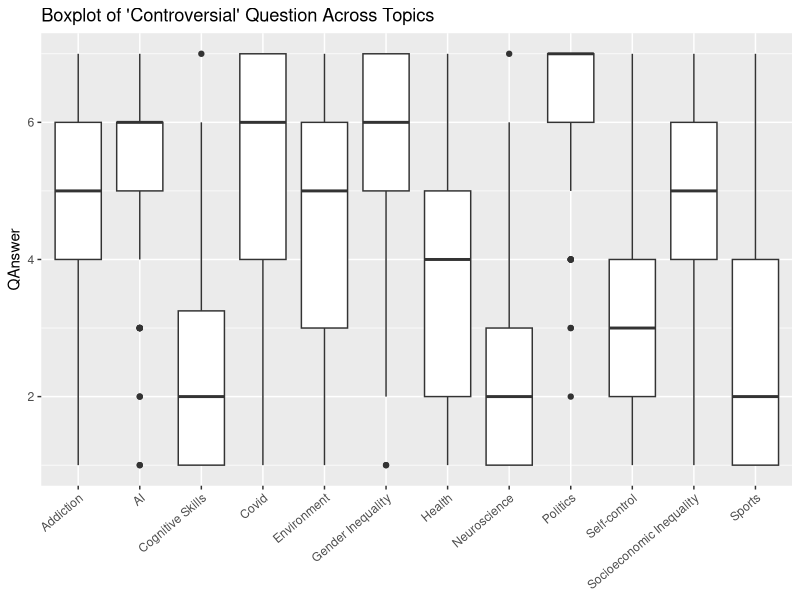
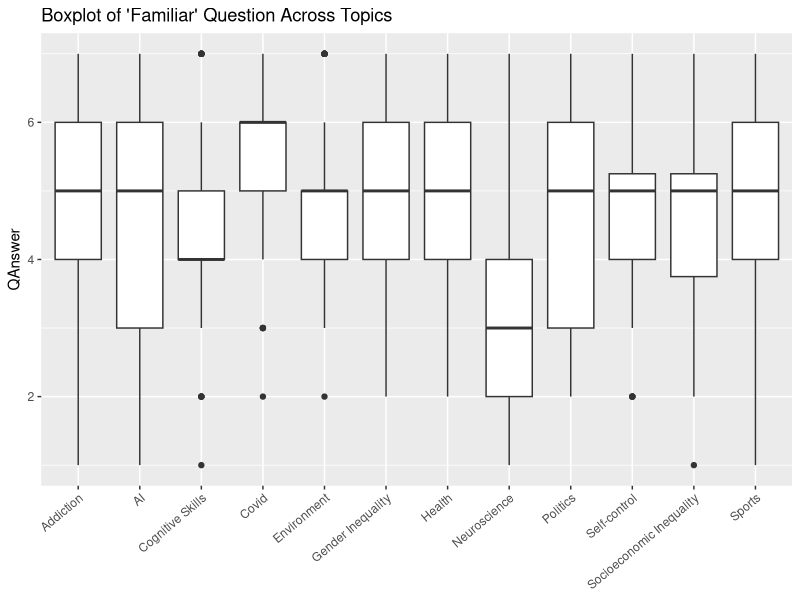
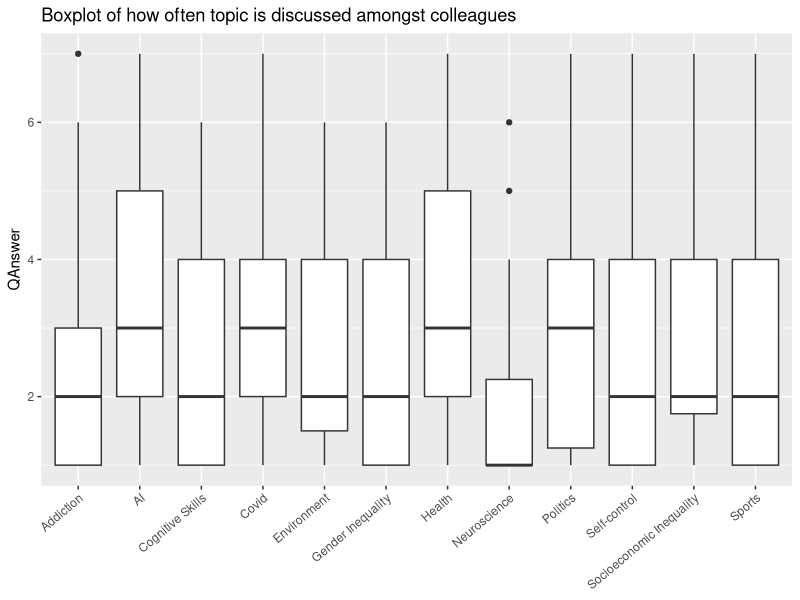
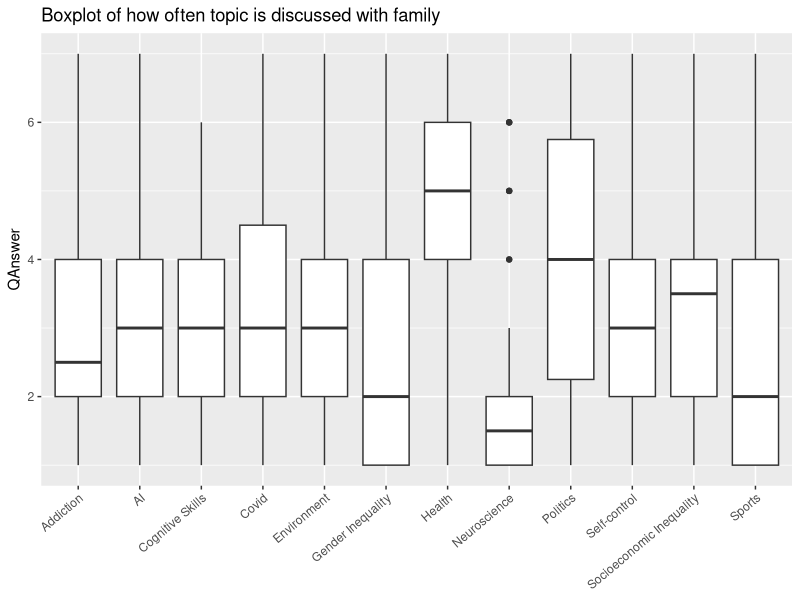
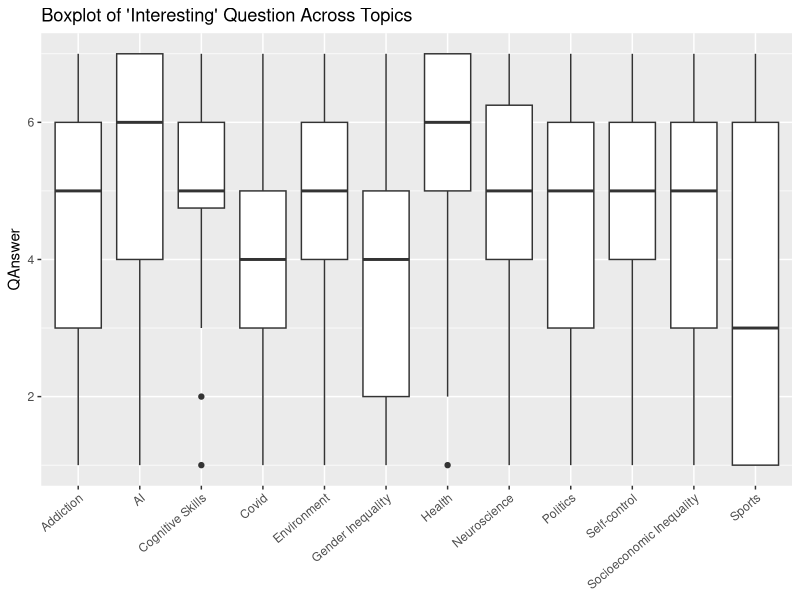
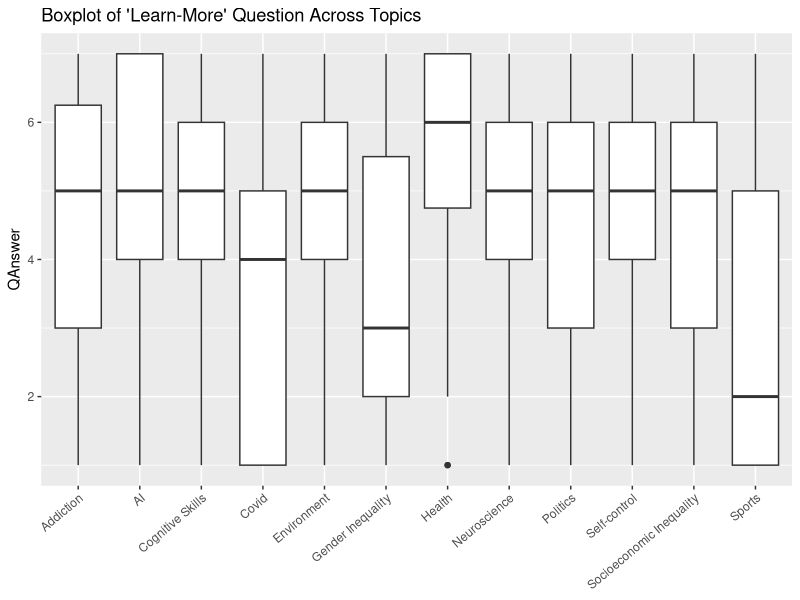
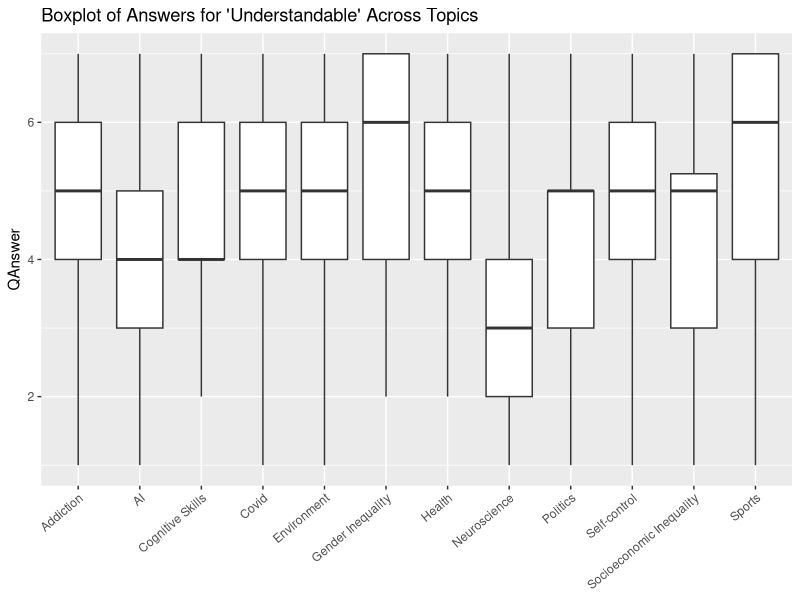

Source code (R) for these figures, in order:
## ---- chunk 1
#| output: false
#| echo: false
options(tibble.width = Inf)
options(tibble.print_max = Inf)
library(tidyverse)
## ---- chunk 2
opinions <- read_csv("opinions.csv")
## ---- chunk 3
colnames(opinions) <- c("ID", "Topic", "Question", "QAnswer")
df <- opinions |>
  mutate(
    QAnswer = if_else(
      Question == "heard-of-last-week", 
      if_else(QAnswer == "yes", as.integer(1), as.integer(0)),
      as.integer(QAnswer)
      )
    ) 

## ---- chunk 4
write_csv(df, "opinions-for-analysis.csv")
## ---- chunk 5

mean_questions_each <- df |> group_by(Topic, Question) |>
  summarize(
    mean_score = mean(QAnswer))
head(mean_questions_each)
## ---- chunk 6
mean_questions <- mean_questions_each |> 
  group_by(Question) |>
  summarize(
    Best_scores = Topic[mean_score == max(mean_score)],
    Best_scores_points = mean_score[mean_score == max(mean_score)],
    Worst_scores = Topic[mean_score == min(mean_score)],
    Worst_scores_points = mean_score[mean_score == min(mean_score)]
  )
mean_questions
## ---- chunk 7
nice_table <- df |>
    group_by(Question) |>
    summarize(
      mean_score = mean(QAnswer),
      sd(QAnswer),
      quantile(QAnswer, 0.25),
      median_score = median(QAnswer),
      quantile(QAnswer, 0.75)
    )
colnames(nice_table) <- c("Question", "Mean Score", "Standard Deviation", "1st Quartile", "Median Score", "3rd Quartile")
nice_table

   
## ---- chunk 8
controversial_data <- df |> filter(Question == "controversial")

ggplot(controversial_data, 
       aes(x = Topic, y = as.integer(QAnswer))) + geom_boxplot() + 
  theme(axis.text.x = element_text(angle = 40, hjust = 1)) +
  labs(title = "Boxplot of 'Controversial' Question Across Topics",
       x = NULL, y = "QAnswer")

## ---- chunk 9
familiar_data <- df |> filter(Question == "familiar")

ggplot(familiar_data, 
       aes(x = Topic, y = as.integer(QAnswer))) + geom_boxplot() + 
  theme(axis.text.x = element_text(angle = 40, hjust = 1)) +
  labs(title = "Boxplot of 'Familiar' Question Across Topics",
       x = NULL, y = "QAnswer")

## ---- chunk 10
how_often_talk_colleagues_data <- df |> filter(Question == "how-often-talk-colleagues")

ggplot(how_often_talk_colleagues_data, 
       aes(x = Topic, y = as.integer(QAnswer))) + geom_boxplot() + 
  theme(axis.text.x = element_text(angle = 40, hjust = 1)) +
  labs(title = "Boxplot of how often topic is discussed amongst colleagues",
       x = NULL, y = "QAnswer")
## ---- chunk 11
how_often_talk_family_data <- df |> filter(Question == "how-often-talk-family")

ggplot(how_often_talk_family_data, 
       aes(x = Topic, y = as.integer(QAnswer))) + geom_boxplot() + 
  theme(axis.text.x = element_text(angle = 40, hjust = 1)) +
  labs(title = "Boxplot of how often topic is discussed with family",
       x = NULL, y = "QAnswer")
## ---- chunk 12
interesting_data <- df |> filter(Question == "interesting")

ggplot(interesting_data, 
       aes(x = Topic, y = as.integer(QAnswer))) + geom_boxplot() + 
  theme(axis.text.x = element_text(angle = 40, hjust = 1)) +
  labs(title = "Boxplot of 'Interesting' Question Across Topics",
       x = NULL, y = "QAnswer")
## ---- chunk 13
learn_more_data <- df |> filter(Question == "learn-more")

ggplot(learn_more_data, 
       aes(x = Topic, y = as.integer(QAnswer))) + geom_boxplot() + 
  theme(axis.text.x = element_text(angle = 40, hjust = 1)) +
  labs(title = "Boxplot of 'Learn-More' Question Across Topics",
       x = NULL, y = "QAnswer")
## ---- chunk 14
understandable_data <- df |> filter(Question == "understandable")

ggplot(understandable_data, 
       aes(x = Topic, y = as.integer(QAnswer))) + geom_boxplot() + 
  theme(axis.text.x = element_text(angle = 40, hjust = 1)) +
  labs(title = "Boxplot of Answers for 'Understandable' Across Topics",
       x = NULL, y = "QAnswer")

## ---- chunk 15


reasons_for <- data.frame(
  topic = NA,
  reason_direction = NA,
  reason = NA,
  strength_of_reason = NA  #Dummies
)

reasons_against <- data.frame(
  topic = NA,
  reason_direction = NA,
  reason = NA,
  strength_of_reason = NA  
)



non_controversial <- mean_questions_each |>
  filter(Question != "controversial") #high score in controversial means 'against' not 'for', so we don't want it yet

max_points <- non_controversial |>
  group_by(Topic) |>
  filter(mean_score == max(mean_score)) 




reasons_for <- max_points |>
mutate(reason_direction = "for",
       reason = paste0("The topic '", Topic, "' scored the maximum average points of ",
                         round(mean_score, 2), " for the question ", Question, "."),
         strength_of_reason = 5 ) |> #this is always the strongest reason since it's the best score of the topic
  select(topic = Topic, reason_direction, reason, strength_of_reason)

# filter topics where more than 60% of people thought they are important
important_topics <- non_controversial |>
  filter(Question == "important" & mean_score > 5.5)

reasons_for <- bind_rows(reasons_for,
                         important_topics |>
                           mutate(reason_direction = "for",
                                  reason = paste0("More than 60% of people thought the topic '", Topic, "' is important."),
                                  strength_of_reason = 3) |> # fair-enough strength
                           select(topic = Topic, reason_direction, reason, strength_of_reason))


min_points <- non_controversial |>
  group_by(Topic) |>
  filter(mean_score == min(mean_score))


min_points_controversial <- mean_questions_each |>
  filter(Question == "controversial") |>
  group_by(Topic) |>
  filter(mean_score == min(mean_score))


#now the against camp


reasons_against <- min_points |>
  mutate(reason_direction = "against",
         reason = paste0("The topic '", Topic, "' scored the minimum average points of ",
                         round(mean_score, 2), " for the question ", Question, "."),
         strength_of_reason = 5) |>
  select(topic = Topic, reason_direction, reason, strength_of_reason)


controversial <- mean_questions_each |>
  filter(Question == "controversial")

# Filter topics where more than 60% of people thought they are controversial
controversial_topics <- controversial |>
  filter(mean_score > 4.5)


reasons_against <- bind_rows(reasons_against,
                             controversial_topics |>
                               mutate(reason_direction = "against",
                                      reason = paste0("More than 60% of people thought the topic '", Topic,   "' is controversial."),
                                      strength_of_reason = 3) |>
                               select(topic = Topic, reason_direction, reason, strength_of_reason))

reasons_combined <- bind_rows(reasons_for, reasons_against)

colnames(reasons_combined) = c("Topic", "Reason Direction", "Reason", "Importance")
reasons_combined <- arrange(reasons_combined, Topic)
knitr::kable(reasons_combined) #knitr is way better at showing this table

